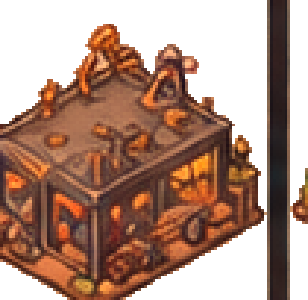
#> input picture assets/buildings/scrapyard.png, 308 x 300 px, found by its file name
$ python scrapyard_back.py
#> lines starting #> are read from the running program, lines starting #| are printed output that depends on the picture; after the words box and inside, x2 and y2 are one past the last pixel; in counts of white or black regions, pixels touching at a corner belong together
#!/usr/bin/env python3
"""Scrapyard back view (180 degrees) built from the front's own pixels: nothing is redrawn at another size.
The 2x1 pad outline is the same on screen after a 180-degree turn, so its edge pixels are reused; every object
moves to its turned ground spot (2*C - g). The fence that stood along the two far sides now stands along the two
near sides: its clean plank columns are repeated along the near edges, bottom-aligned on the pad."""
from PIL import Image, ImageDraw
SRC = 'assets/buildings/t56/scrapyard.png'
f = Image.open(SRC).convert('RGBA'); W, H = f.size; q = f.load()
#> further down, f is the input picture: PIL image 308x300 RGBA; mean R, G, B, A 78.1, 45, 29.9, 154.1
#> after `W, H = f.size`: W = 308; H = 300
BLK = (0, 0, 0, 255); T0 = (0, 0, 0, 0)
bot = [max([y for y in range(H) if q[x, y][3]] or [0]) for x in range(W)]   # pad outline (bottom) per column
#> bot = 308 values, max 299 at index 67, min 211 at index 290, mean 271

def dirt(c): r, g, b, a = c; return a and r >= 140 and g >= 100 and 50 <= b <= 100 and r - b >= 55
def yellow(c): r, g, b, a = c; return a and r > 150 and g > 110 and b < 90 and r - b > 100
def tyre(c): r, g, b, a = c; return a and max(r, g, b) < 110 and abs(r - b) < 25
def bluegrey(c): r, g, b, a = c; return a and b > r + 10 and b > 90

def mask_box(x0, y0, x1, y1, test, ring=True):
    m = {(x, y) for x in range(x0, x1 + 1) for y in range(y0, y1 + 1) if test(q[x, y])}
    if ring:   # add the black outline around the object
        m |= {(x + dx, y + dy) for (x, y) in list(m) for dx, dy in ((1, 0), (-1, 0), (0, 1), (0, -1))
              if 0 <= x + dx < W and 0 <= y + dy < H and q[x + dx, y + dy][3] and max(q[x + dx, y + dy][:3]) < 40}
    return m

def poly_mask(pts):
    m = Image.new('L', (W, H), 0); ImageDraw.Draw(m).polygon(pts, fill=255); mp = m.load()
    return {(x, y) for x in range(W) for y in range(H) if mp[x, y] and q[x, y][3]}

o = Image.new('RGBA', (W, H), T0); p = o.load()
#> after `o = Image.new('RGBA', (W, H), T0)`: o: PIL image 308x300 RGBA; every value is 0
def put(m, dx, dy):
    for (x, y) in m:
        X, Y = x + dx, y + dy
        if 0 <= X < W and 0 <= Y < H: p[X, Y] = q[x, y]

# 1. pad: top surface of dirt (texture from bare dirt in the front), near edge + outline copied, far edges outlined
far = lambda x: 53 - x / 2 if x <= 53.5 else 26 + (x - 53.5) / 2          # far pad edges (were under the fence)
tex = [(x, y) for x in range(W) for y in range(H) if dirt(q[x, y]) and y > far(x) + 2]
#> tex = 11087 pairs, first value 0 to 307, second value 44 to 299
for x in range(W):
    top = int(far(x) + .5)
    for y in range(top + 1, bot[x] - 1):
        if dirt(q[x, y]) and y > far(x) + 2: p[x, y] = q[x, y]
        else:
            sx, sy = tex[(x * 7 + y * 13) % len(tex)]; p[x, y] = q[sx, sy]
    p[x, top] = BLK
    for y in (bot[x] - 1, bot[x]): p[x, y] = q[x, y]

C = (42.5, 47)
def shift(g): return (round(2 * (C[0] - g[0])), round(2 * (C[1] - g[1])))

# 2. tyre stack (front-left) -> back-right corner (behind the heap and the near fence)
TY = mask_box(17, 44, 36, 63, tyre); put(TY, 42, -19)
# 3. junk heap stays in the middle (it sits on the pad centre)
HEAP = poly_mask([(24, 31), (28, 27), (34, 26), (40, 24), (46, 23), (52, 24), (56, 26), (60, 28), (64, 30), (66, 36),
                  (66, 46), (62, 52), (52, 54), (44, 53), (36, 51), (28, 50), (24, 45)])
#> in poly_mask, `m = Image.new('L', (W, H), 0)`: m: PIL image 308x300 L; every value is 0
#> in poly_mask, `ImageDraw.Draw(m).polygon(pts, fill=255)`:
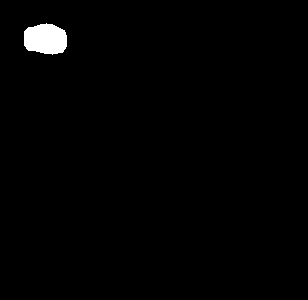
#> m: PIL image 308x300 L; 1.2% white; 1 white region, box (x1, y1, x2, y2) and area: (24, 23, 67, 55) 1099
def greyish(c): return c[3] and (max(c[:3]) < 60 or (abs(c[0] - c[1]) < 22 and abs(c[1] - c[2]) < 26 and c[0] < 210))
lo = lambda x: 17 - (x - 16) / 2                  # beam's lower edge in the front
up = lambda x: 10 - (x - 17) / 2                  # beam's upper edge
HOOK = {(x, y) for x in range(31, 42) for y in range(int(lo(x)) + 1, 27) if greyish(q[x, y])}
HEAP -= HOOK
put(HEAP, 0, 0)
# 4. crane: the post moves to the near-right corner; the beam slides along its own axis (-u) so it starts at the post's top
POST = {(x, y) for x in range(8, 17) for y in range(12, 52) if q[x, y][3] and not dirt(q[x, y]) and not (x == 16 and y < 14)}
BEAM = {(x, y) for x in range(17, 43) for y in range(int(up(x)) - 2, int(lo(x)) + 2) if 0 <= y < H and q[x, y][3] and (x, y) not in HOOK}
PDX, PDY = shift((12, 51))                         # post: (61, -8)
BDX, BDY = PDX - 26, PDY + 13                      # beam: (35, 5)
put(BEAM, BDX, BDY)
for y in range(int(up(17)) - 1 + BDY, int(lo(17)) + 1 + BDY): p[17 + BDX - 1, y] = BLK   # cap on the beam's free end
put(HOOK, 19, 14)                                  # chain hangs under the beam's free end
put(POST, PDX, PDY)
# 5. car door (back-right) -> near-left, inside the fence
DOOR = set()
for x in range(63, 80):
    ys = [y for y in range(18, 44) if bluegrey(q[x, y])]
    if ys: DOOR |= {(x, y) for y in range(min(ys) - 1, max(ys) + 2) if q[x, y][3] and (bluegrey(q[x, y]) or max(q[x, y][:3]) < 70)}
# the door would stand just behind the near fence, where only a sliver of its top shows: left out

# 6. fence along the two NEAR sides, from clean fence columns of the far sides (bottom-aligned, 15 px tall)
FH = 15
def strip(x):
    g = int(far(x) + .5)                           # where the fence met the dirt
    return [q[x, y] for y in range(g - FH, g)]
LONG = [strip(x) for x in list(range(0, 9)) + list(range(16, 25))]      # far long side: its face is in shade, like the near long side
SHORT = [strip(x) for x in list(range(54, 62)) + list(range(78, 86))]   # far short side: lit face, like the near short side
def fence(xs, cols, slope_end):
#> called with slope_end = 0
    for i, x in enumerate(xs):
        b = bot[x] - 2; s = cols[i % len(cols)]
        for k, c in enumerate(s):
            y = b - FH + 1 + k
            if 0 <= y < H and c[3]: p[x, y] = c
        p[x, b - FH + 1] = BLK                       # clean top outline
xb = min(range(W), key=lambda x: -bot[x])          # bottom corner
fence(range(0, xb + 1), SHORT, 0)
fence(range(xb, W), LONG, 0)
for x in (0, xb, W - 1):                           # end posts and the corner: dark outline
    for y in range(bot[x] - 2 - FH + 1, bot[x] - 1): p[x, y] = BLK if x != xb else p[x, y]
#> this loop made 3 passes
#> x on passes 2 to 3: 67, 307
# 1-pixel black outline wherever a coloured pixel meets the background (the heap's cut sides)
add = [(x, y) for x in range(W) for y in range(H) if not p[x, y][3] and any(
    0 <= x + a < W and 0 <= y + b < H and p[x + a, y + b][3] and max(p[x + a, y + b][:3]) > 60 for a, b in ((1, 0), (-1, 0), (0, 1), (0, -1)))]
for xy in add: p[xy] = BLK
#> this loop made 482 passes
#> xy on passes 1 to 3: (0, 262), (1, 262), (2, 262)
o.save('assets/buildings/t56/scrapyard_back.png'); print(o.size)
#> after `o.save('assets/buildings/t56/scrapyard_back.png')`:
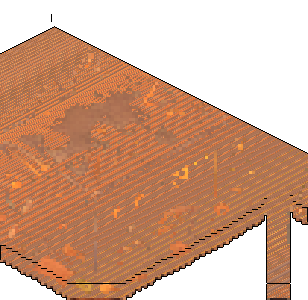
#> saved as scrapyard_back.png: PIL image 308x300 RGBA; mean R, G, B, A 117.2, 73.1, 47.3, 159.5; transparent parts drawn white
#| (308, 300)

$ run again, with assets/buildings/clinic.png copied over assets/buildings/scrapyard.png
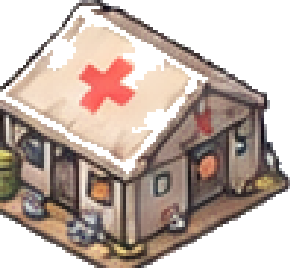
#> input picture assets/buildings/clinic.png, 290 x 268 px, found by its file name
#> f is the input picture: PIL image 290x268 RGBA; mean R, G, B, A 100.5, 84.2, 75.4, 158.6
#> bot = 290 values, max 267 at index 94, min 188 at index 288, mean 238.7
#> o: PIL image 290x268 RGBA; every value is 0
#> tex = 2067 pairs, first value 0 to 275, second value 62 to 261
#> m: PIL image 290x268 L; every value is 0
#> in poly_mask, `ImageDraw.Draw(m).polygon(pts, fill=255)`:
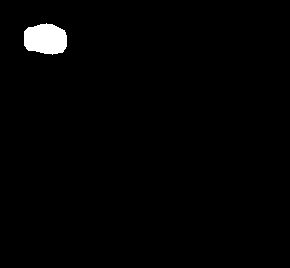
#> m: PIL image 290x268 L; 1.4% white; 1 white region, box (x1, y1, x2, y2) and area: (24, 23, 67, 55) 1099
#> the loop `for x in (0, xb, W - 1):` made 3 passes
#> x on passes 2 to 3: 94, 289
#> the loop `for xy in add: p[xy] = BLK` made 325 passes
#> xy on passes 1 to 3: (0, 215), (1, 215), (2, 215)
#> `o.save('assets/buildings/t56/scrapyard_back.png')`:
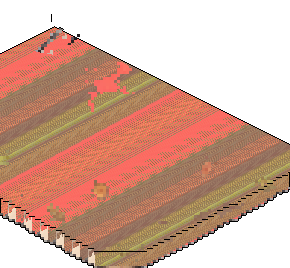
#> saved as scrapyard_back.png: PIL image 290x268 RGBA; mean R, G, B, A 113, 71.9, 54.8, 152.2; transparent parts drawn white
#| (290, 268)

$ run again, with assets/buildings/headquarters.png copied over assets/buildings/scrapyard.png
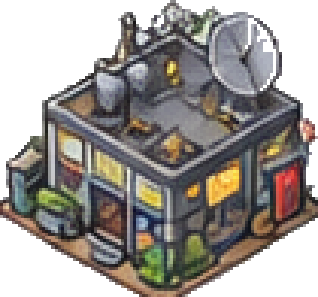
#> input picture assets/buildings/headquarters.png, 318 x 297 px, found by its file name
#> f is the input picture: PIL image 318x297 RGBA; mean R, G, B, A 74, 69.4, 65.2, 167.7
#> bot = 318 values, max 296 at index 139, min 217 at index 0, mean 262
#> o: PIL image 318x297 RGBA; every value is 0
#> tex = 3021 pairs, first value 3 to 299, second value 100 to 296
#> m: PIL image 318x297 L; every value is 0
#> m: PIL image 318x297 L; 1.2% white; 1 white region, box (x1, y1, x2, y2) and area: (24, 23, 67, 55) 1099
#> the loop `for x in (0, xb, W - 1):` made 3 passes
#> x on passes 2 to 3: 139, 317
#> the loop `for xy in add: p[xy] = BLK` made 370 passes
#> xy on passes 1 to 3: (0, 218), (1, 218), (2, 218)
#> `o.save('assets/buildings/t56/scrapyard_back.png')`:
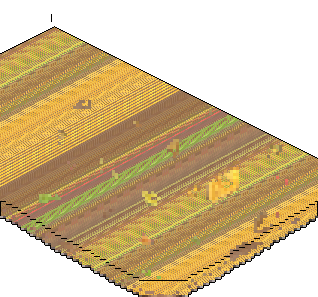
#> saved as scrapyard_back.png: PIL image 318x297 RGBA; mean R, G, B, A 110.5, 88.6, 48.3, 151.7; transparent parts drawn white
#| (318, 297)

$ run again, with assets/buildings/house_lv1.png copied over assets/buildings/scrapyard.png
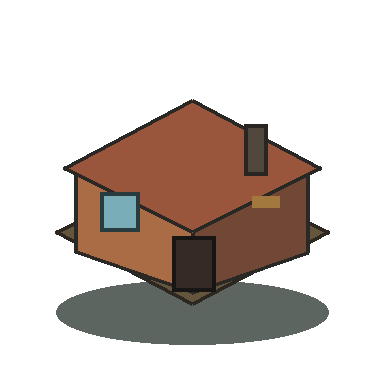
#> input picture assets/buildings/house_lv1.png, 384 x 384 px, found by its file name
#> f is the input picture: PIL image 384x384 RGBA; mean R, G, B, A 31.4, 22, 16.4, 76.7
#> bot = 384 values, max 344 at index 169, min 0 at index 0, mean 240.8
#> o: PIL image 384x384 RGBA; every value is 0
#> tex = 5387 pairs, first value 78 to 279, second value 177 to 282
#> m: PIL image 384x384 L; every value is 0
#> in poly_mask, `ImageDraw.Draw(m).polygon(pts, fill=255)`:
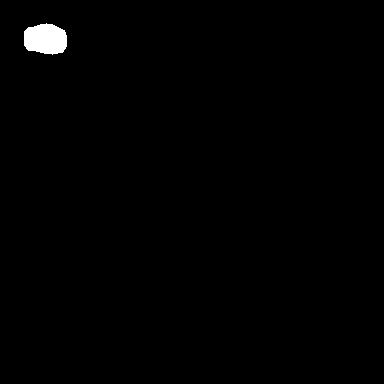
#> m: PIL image 384x384 L; 0.75% white; 1 white region, box (x1, y1, x2, y2) and area: (24, 23, 67, 55) 1099
#> the loop `for x in (0, xb, W - 1):` made 3 passes
#> x on passes 2 to 3: 169, 383
#> the loop `for xy in add: p[xy] = BLK` made 425 passes
#> xy on passes 1 to 3: (54, 28), (54, 29), (54, 30)
#> `o.save('assets/buildings/t56/scrapyard_back.png')`:
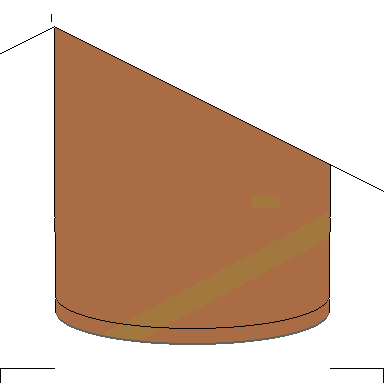
#> saved as scrapyard_back.png: PIL image 384x384 RGBA; mean R, G, B, A 75.3, 48.5, 30.5, 116; transparent parts drawn white
#| (384, 384)
